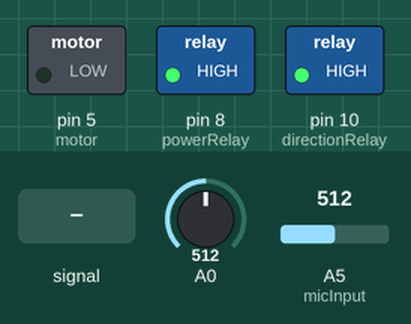
Simulated run of this sketch. Board: Arduino Uno, built with avr-gcc and run on an emulated ATmega328P. Parts: switched loads named in the sketch (green lamp = pin HIGH). The inputs (shaded band) are chosen by the test bench; at power-on: A0 = 512, A5 (micInput) = 512.

Above: at 1.2 s.
1.3 s: A0 fed a 200 Hz sine of ±460 counts around its level
At 2.1 s:
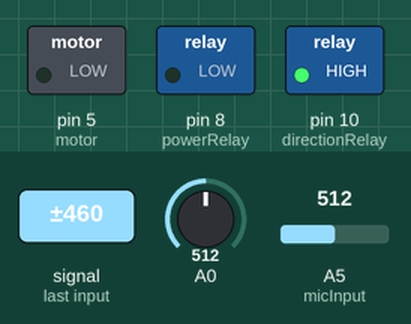
4.3 s: A0 set to 716
At 4.8 s:
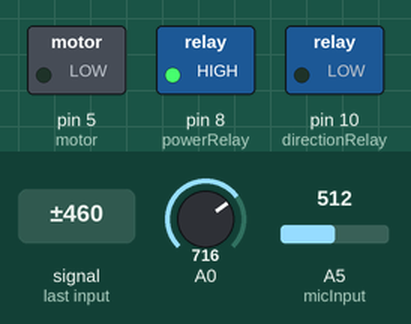
5.8 s: A5 (micInput) set to 25
At 6.1 s:
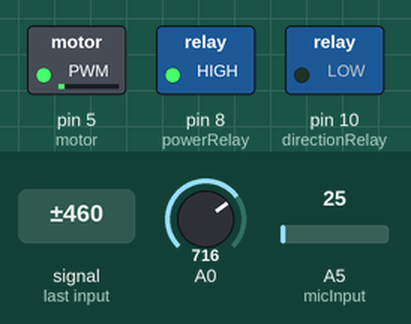
7.3 s: A0 set to 834
8.8 s: A0 set to 856
At 9.2 s:
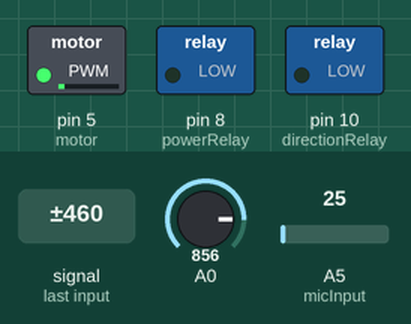
11.3 s: A0 set to 153
12.8 s: A0 set to 132
At 14.6 s:
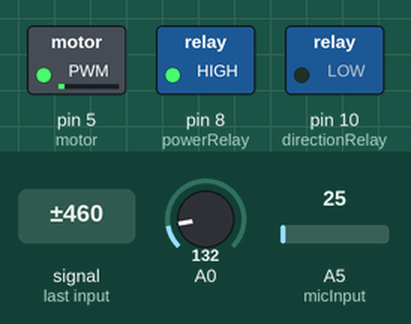
Timing chart, 0 to 16.1 s (numbered marks = the images above; inputs shaded):
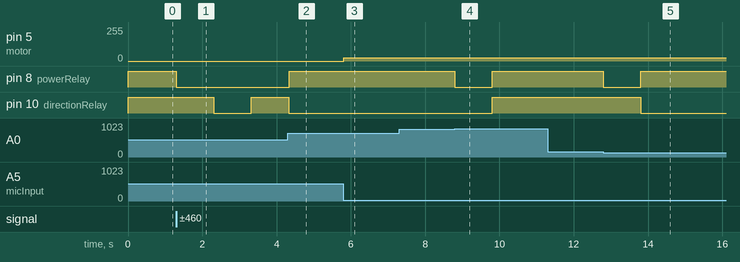

Measured:
- the behaviour switches between 845 and 846 on A0 (found by bisection; images 3 and 4)
- the behaviour switches between 145 and 144 on A0 (found by bisection; images 4 and 5)
- after the input at 1.3 s, pin 8 (powerRelay): HIGH → LOW at once; pin 10 (directionRelay): HIGH → LOW after 1.0 s, → HIGH 1.0 s later
- after the input at 4.3 s, pin 8 (powerRelay): LOW → HIGH at once; pin 10 (directionRelay): goes on until 4.3 s, then stays LOW
- after the input at 5.8 s, pin 5 (motor): 0/255 → 25/255 at once
- after the input at 7.3 s, every drawn part: stays the same
- after the input at 8.8 s, pin 8 (powerRelay): HIGH → LOW at once, → HIGH 1.0 s later; pin 10 (directionRelay): LOW → HIGH after 1.0 s
- after the input at 11.3 s, every drawn part: stays the same
- after the input at 12.8 s, pin 8 (powerRelay): HIGH → LOW at once, → HIGH 1.0 s later; pin 10 (directionRelay): HIGH → LOW after 1.0 s

The sketch:

flipped.ino
```cpp
////////////////////////////////////////////
//Conor Barry 04/30/14
//Blinds project for Jim Cogswell

////////////////////////////////////////////
//VARIABLE DECLARATIONS

int clockwiseThreshold = 145; // change this value to set the point at which the blinds will change direction from clockwise to anticlockwise. Ranges from 0 - 1023
int antiClockwiseThreshold = 845;// change this value to set the point at which the blinds will change direction from anticlockwise to clockwise
int roomNoiseThreshold = 35; //change this value to set the threshold at which the microphone will begin listening. Ranges from 0 - 1023 - 75 seems to be optimal


#define filterSamples   21              // filterSamples should  be an odd number, no smaller than 3
int sensSmoothArray1 [filterSamples];   // array for holding raw sensor values for sensor1
int rawData1, smoothData1;  // variables for sensor1 data
float filterVal = 0.001;       // this determines smoothness  - .0001 is max  1 is off (no smoothing)
float smoothedVal;     // this holds the last loop value just use a unique variable for every different sensor that needs smoothing


int motor = 5;  // the pin that the motor is attached to
int motorSpeed = 0;  // how bright the motor is
int powerRelay = 8;  //the pin for the Power Relay
int directionRelay = 10;  // the pin for the Direction Relay
int pot = 0;  // the pin for the potentiometer
int potValue = 0; // the potentiometer value storage
boolean motorDirection = true;  // the motor direction is true (i.e. clockwise) from the start

const int micInput = A5;   // the SPL output is connected to analog pin 0
int mappedMotor; // value storage for the scaled motor value
int inputData;

////////////////////////////////////////////
//SETUP ARDUINO

void setup()  {

  Serial.begin(9600); // turn on serial for debugging purposes only
  pinMode(motor, OUTPUT);
  pinMode(powerRelay, OUTPUT);
  pinMode(directionRelay, OUTPUT);


  digitalWrite(powerRelay,HIGH); //turn power on at start

  digitalWrite(directionRelay,HIGH); //set direction to be CLOCKWISE

}

////////////////////////////////////////////
//CONTINUOUSLY RUNNING CODE

void loop(){

  ////////////////////////////////////////////////////
  //MICROPHONE SMOOTHING

  rawData1 = analogRead(micInput);   // read sensor 1

  if(rawData1 > roomNoiseThreshold){ // if mic does not exceed room noise, don't read
    inputData = rawData1; //read the mic
  }
  if(rawData1 < roomNoiseThreshold){ //if mic exceeds room noise
    inputData = 0;
  }
  //
  //if(rawData1 > 300 && smoothedVal > 60){ // if mic is reading loud values and the motor is running quickly, then don't read the mic (otherwise it would get into a feedback loop
  //  inputData = 200;
  //}

  smoothData1 = digitalSmooth(inputData, sensSmoothArray1);  // every sensor you use with digitalSmooth needs its own array

  //    Serial.print(rawData1);
  //    Serial.print("   ");
  //    Serial.println(smoothData1);


  /////////////////////////////////////////////////////
  //MOTOR SPEED CONTROL////////////////////////////////

  smoothedVal = (25 - (smoothData1)) * ((25 - (smoothData1)) > 0); // divide the smoothed values by 4 so that they fit within a suitable output range for the motor
  analogWrite(motor,smoothedVal); //set the motor to go at this speed

  potValue = analogRead(0); //read the value for the potentiometer


  /////////////////////////////////////////////////////
  //  DEBUG SECTION
  // Uncomment the following Serial lines of code and open the serial monitor while running to see the raw mic value, the motor speed (smoothedVal), and potentiometer value
  //  RAW MIC       MOTORSPEED          POT VALUE //////
//
//  Serial.print(rawData1);
//  Serial.print("           ");
//  Serial.print(smoothedVal);
//  Serial.print("           ");
//  Serial.println(potValue);

///////////////////////////////////////////////////////
// SWITCHING DIRECTION MECHANISM
  if(potValue < clockwiseThreshold && motorDirection==true){ //if pot reads that its reached the edge and the motor is moving clockwise
    digitalWrite(powerRelay, LOW); //turn off power
    delay(1000); //wait for it to slow down
    digitalWrite(directionRelay,LOW); //change direction
    delay(10);
    digitalWrite(powerRelay,HIGH); //turn on motor
    motorDirection = false; //the direction is now anti-clockwise
  }

  if(potValue > antiClockwiseThreshold && motorDirection==false){ //if the pot reaches far left, and motor direction is anti-clockwise
    digitalWrite(powerRelay, LOW); //turn off power
    delay(1000); // wait for it to slow down
    digitalWrite(directionRelay,HIGH); //change direction
    delay(10);
    digitalWrite(powerRelay,HIGH); //turn on motor
    motorDirection = true; //the direction is now clockwise
  }
}

////////////////////////////////////////////
//DIGITAL SMOOTHING FUNCTION

int digitalSmooth(int rawIn, int *sensSmoothArray){     // "int *sensSmoothArray" passes an array to the function - the asterisk indicates the array name is a pointer
  int j, k, temp, top, bottom;
  long total;
  static int i;
  // static int raw[filterSamples];
  static int sorted[filterSamples];
  boolean done;

  i = (i + 1) % filterSamples;    // increment counter and roll over if necc. -  % (modulo operator) rolls over variable
  sensSmoothArray[i] = rawIn;                 // input new data into the oldest slot

  // Serial.print("raw = ");

  for (j=0; j<filterSamples; j++){     // transfer data array into anther array for sorting and averaging
    sorted[j] = sensSmoothArray[j];
  }

  done = 0;                // flag to know when we're done sorting
  while(done != 1){        // simple swap sort, sorts numbers from lowest to highest
    done = 1;
    for (j = 0; j < (filterSamples - 1); j++){
      if (sorted[j] > sorted[j + 1]){     // numbers are out of order - swap
        temp = sorted[j + 1];
        sorted [j+1] =  sorted[j] ;
        sorted [j] = temp;
        done = 0;
      }
    }
  }

  /*
  for (j = 0; j < (filterSamples); j++){    // print the array to debug
   Serial.print(sorted[j]);
   Serial.print("   ");
   }
   Serial.println();
   */

  // throw out top and bottom 25% of samples - limit to throw out at least one from top and bottom
  bottom = max(((filterSamples * 25)  / 100), 1);
  top = min((((filterSamples * 75) / 100) + 1  ), (filterSamples - 1));   // the + 1 is to make up for asymmetry caused by integer rounding
  k = 0;
  total = 0;
  for ( j = bottom; j< top; j++){
    total += sorted[j];  // total remaining indices
    k++;
    // Serial.print(sorted[j]);
    // Serial.print("   ");
  }

  //  Serial.println();
  //  Serial.print("average = ");
  //  Serial.println(total/k);
  return total / k;    // divide by number of samples
}

////////////////////////////////////////////
//ALTERNATIVE SMOOTHING FUNCTION

int smooth(int data, float filterVal, float smoothedVal){


  if (filterVal > 1){      // check to make sure param's are within range
    filterVal = .99;
  }
  else if (filterVal <= 0){
    filterVal = 0;
  }

  smoothedVal = (data * (1 - filterVal)) + (smoothedVal  *  filterVal);

  return (int)smoothedVal;
}
```
